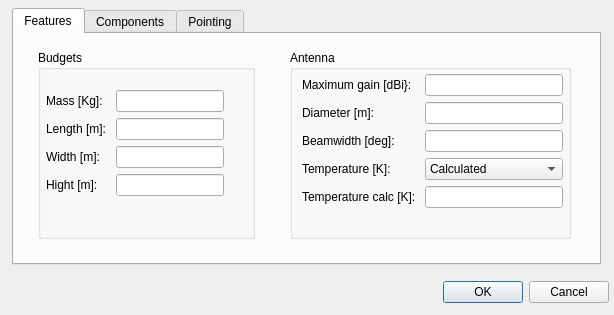
<?xml version="1.0" encoding="UTF-8"?>
<ui version="4.0">
 <class>commsPayloadDialog</class>
 <widget class="QDialog" name="commsPayloadDialog">
  <property name="geometry">
   <rect>
    <x>0</x>
    <y>0</y>
    <width>614</width>
    <height>315</height>
   </rect>
  </property>
  <property name="minimumSize">
   <size>
    <width>614</width>
    <height>315</height>
   </size>
  </property>
  <property name="maximumSize">
   <size>
    <width>614</width>
    <height>315</height>
   </size>
  </property>
  <property name="windowTitle">
   <string>Communications Payload</string>
  </property>
  <property name="windowIcon">
   <iconset resource="../../iconary/sta-icons.qrc">
    <normaloff>:/icons/ParticipantCOMMUNICATIONS.png</normaloff>:/icons/ParticipantCOMMUNICATIONS.png</iconset>
  </property>
  <widget class="QDialogButtonBox" name="buttonBox">
   <property name="geometry">
    <rect>
     <x>268</x>
     <y>276</y>
     <width>341</width>
     <height>32</height>
    </rect>
   </property>
   <property name="orientation">
    <enum>Qt::Horizontal</enum>
   </property>
   <property name="standardButtons">
    <set>QDialogButtonBox::Cancel|QDialogButtonBox::Ok</set>
   </property>
  </widget>
  <widget class="QTabWidget" name="tabWidget">
   <property name="geometry">
    <rect>
     <x>12</x>
     <y>8</y>
     <width>589</width>
     <height>257</height>
    </rect>
   </property>
   <property name="currentIndex">
    <number>0</number>
   </property>
   <widget class="QWidget" name="Features">
    <attribute name="title">
     <string>Features</string>
    </attribute>
    <widget class="QGroupBox" name="groupBox_3">
     <property name="geometry">
      <rect>
       <x>24</x>
       <y>16</y>
       <width>217</width>
       <height>189</height>
      </rect>
     </property>
     <property name="title">
      <string>Budgets</string>
     </property>
     <widget class="QWidget" name="formLayoutWidget">
      <property name="geometry">
       <rect>
        <x>8</x>
        <y>40</y>
        <width>201</width>
        <height>129</height>
       </rect>
      </property>
      <layout class="QFormLayout" name="formLayout">
       <property name="fieldGrowthPolicy">
        <enum>QFormLayout::FieldsStayAtSizeHint</enum>
       </property>
       <item row="0" column="0">
        <widget class="QLabel" name="label_2">
         <property name="text">
          <string>Mass [Kg]: </string>
         </property>
        </widget>
       </item>
       <item row="0" column="1">
        <widget class="QLineEdit" name="lineEdit"/>
       </item>
       <item row="1" column="0">
        <widget class="QLabel" name="label_3">
         <property name="text">
          <string>Length [m]: </string>
         </property>
        </widget>
       </item>
       <item row="1" column="1">
        <widget class="QLineEdit" name="lineEdit_2"/>
       </item>
       <item row="2" column="0">
        <widget class="QLabel" name="label_4">
         <property name="text">
          <string>Width [m]: </string>
         </property>
        </widget>
       </item>
       <item row="2" column="1">
        <widget class="QLineEdit" name="lineEdit_3"/>
       </item>
       <item row="3" column="0">
        <widget class="QLabel" name="label_5">
         <property name="text">
          <string>Hight [m]: </string>
         </property>
        </widget>
       </item>
       <item row="3" column="1">
        <widget class="QLineEdit" name="lineEdit_4"/>
       </item>
      </layout>
     </widget>
    </widget>
    <widget class="QGroupBox" name="groupBox_4">
     <property name="geometry">
      <rect>
       <x>276</x>
       <y>16</y>
       <width>281</width>
       <height>189</height>
      </rect>
     </property>
     <property name="title">
      <string>Antenna</string>
     </property>
     <widget class="QWidget" name="formLayoutWidget_4">
      <property name="geometry">
       <rect>
        <x>12</x>
        <y>24</y>
        <width>261</width>
        <height>157</height>
       </rect>
      </property>
      <layout class="QFormLayout" name="formLayout_4">
       <item row="0" column="0">
        <widget class="QLabel" name="label_14">
         <property name="text">
          <string>Maximum gain [dBi}: </string>
         </property>
        </widget>
       </item>
       <item row="1" column="0">
        <widget class="QLabel" name="label_15">
         <property name="text">
          <string>Diameter [m]: </string>
         </property>
        </widget>
       </item>
       <item row="2" column="0">
        <widget class="QLabel" name="label_16">
         <property name="text">
          <string>Beamwidth [deg]: </string>
         </property>
        </widget>
       </item>
       <item row="0" column="1">
        <widget class="QLineEdit" name="lineEdit_12"/>
       </item>
       <item row="1" column="1">
        <widget class="QLineEdit" name="lineEdit_13"/>
       </item>
       <item row="2" column="1">
        <widget class="QLineEdit" name="lineEdit_14"/>
       </item>
       <item row="3" column="0">
        <widget class="QLabel" name="label_18">
         <property name="text">
          <string>Temperature [K]:</string>
         </property>
        </widget>
       </item>
       <item row="3" column="1">
        <widget class="QComboBox" name="comboBox">
         <item>
          <property name="text">
           <string>Calculated</string>
          </property>
         </item>
         <item>
          <property name="text">
           <string>Constant</string>
          </property>
         </item>
        </widget>
       </item>
       <item row="4" column="0">
        <widget class="QLabel" name="label_20">
         <property name="text">
          <string>Temperature calc [K]: </string>
         </property>
        </widget>
       </item>
       <item row="4" column="1">
        <widget class="QLineEdit" name="lineEdit_16"/>
       </item>
      </layout>
     </widget>
    </widget>
   </widget>
   <widget class="QWidget" name="Components">
    <attribute name="title">
     <string>Components</string>
    </attribute>
    <widget class="QGroupBox" name="groupBox">
     <property name="geometry">
      <rect>
       <x>8</x>
       <y>-4</y>
       <width>277</width>
       <height>221</height>
      </rect>
     </property>
     <property name="title">
      <string>Transmitter</string>
     </property>
     <widget class="QWidget" name="formLayoutWidget_2">
      <property name="geometry">
       <rect>
        <x>12</x>
        <y>27</y>
        <width>257</width>
        <height>182</height>
       </rect>
      </property>
      <layout class="QFormLayout" name="formLayout_2">
       <item row="1" column="0">
        <widget class="QLabel" name="label_7">
         <property name="text">
          <string>Feeder loss [dB]: </string>
         </property>
        </widget>
       </item>
       <item row="2" column="0">
        <widget class="QLabel" name="label_8">
         <property name="text">
          <string>Depointing loss [dB}: </string>
         </property>
        </widget>
       </item>
       <item row="3" column="0">
        <widget class="QLabel" name="label_9">
         <property name="text">
          <string>Modulation [-]: </string>
         </property>
        </widget>
       </item>
       <item row="4" column="0">
        <widget class="QLabel" name="label_10">
         <property name="text">
          <string>Data rate [Mbps]: </string>
         </property>
        </widget>
       </item>
       <item row="0" column="1">
        <widget class="QLineEdit" name="lineEdit_5"/>
       </item>
       <item row="1" column="1">
        <widget class="QLineEdit" name="lineEdit_6"/>
       </item>
       <item row="2" column="1">
        <widget class="QLineEdit" name="lineEdit_7"/>
       </item>
       <item row="4" column="1">
        <widget class="QLineEdit" name="lineEdit_8"/>
       </item>
       <item row="3" column="1">
        <widget class="QComboBox" name="TypeModComboBox">
         <item>
          <property name="text">
           <string>BPSK</string>
          </property>
         </item>
         <item>
          <property name="text">
           <string>DE-BPSK</string>
          </property>
         </item>
         <item>
          <property name="text">
           <string>D-BPSK</string>
          </property>
         </item>
         <item>
          <property name="text">
           <string>QPSK</string>
          </property>
         </item>
         <item>
          <property name="text">
           <string>DE-QPSK</string>
          </property>
         </item>
         <item>
          <property name="text">
           <string>D-QPSK</string>
          </property>
         </item>
         <item>
          <property name="text">
           <string>OQPSK</string>
          </property>
         </item>
         <item>
          <property name="text">
           <string>MSK</string>
          </property>
         </item>
        </widget>
       </item>
       <item row="5" column="0">
        <widget class="QLabel" name="label_6">
         <property name="text">
          <string>Power [W]: </string>
         </property>
        </widget>
       </item>
       <item row="0" column="0">
        <widget class="QLabel" name="label_19">
         <property name="text">
          <string>Temperature [K]: </string>
         </property>
        </widget>
       </item>
       <item row="5" column="1">
        <widget class="QLineEdit" name="lineEdit_17"/>
       </item>
      </layout>
     </widget>
    </widget>
    <widget class="QGroupBox" name="groupBox_2">
     <property name="geometry">
      <rect>
       <x>296</x>
       <y>-4</y>
       <width>277</width>
       <height>221</height>
      </rect>
     </property>
     <property name="title">
      <string>Receiver</string>
     </property>
     <widget class="QWidget" name="formLayoutWidget_3">
      <property name="geometry">
       <rect>
        <x>8</x>
        <y>24</y>
        <width>253</width>
        <height>185</height>
       </rect>
      </property>
      <layout class="QFormLayout" name="formLayout_3">
       <item row="1" column="0">
        <widget class="QLabel" name="label_11">
         <property name="text">
          <string>Feeder loss [dB]: </string>
         </property>
        </widget>
       </item>
       <item row="2" column="0">
        <widget class="QLabel" name="label_12">
         <property name="text">
          <string>Depointing loss [dB}: </string>
         </property>
        </widget>
       </item>
       <item row="0" column="0">
        <widget class="QLabel" name="label_13">
         <property name="text">
          <string>Temperature [K]: </string>
         </property>
        </widget>
       </item>
       <item row="0" column="1">
        <widget class="QLineEdit" name="lineEdit_9"/>
       </item>
       <item row="1" column="1">
        <widget class="QLineEdit" name="lineEdit_10"/>
       </item>
       <item row="2" column="1">
        <widget class="QLineEdit" name="lineEdit_11"/>
       </item>
       <item row="3" column="1">
        <widget class="QLineEdit" name="lineEdit_15"/>
       </item>
       <item row="3" column="0">
        <widget class="QLabel" name="label_17">
         <property name="text">
          <string>Noise [dB}: </string>
         </property>
        </widget>
       </item>
      </layout>
     </widget>
    </widget>
   </widget>
   <widget class="QWidget" name="Pointing">
    <attribute name="title">
     <string>Pointing</string>
    </attribute>
    <widget class="QWidget" name="formLayoutWidget_5">
     <property name="geometry">
      <rect>
       <x>132</x>
       <y>24</y>
       <width>303</width>
       <height>185</height>
      </rect>
     </property>
     <layout class="QFormLayout" name="formLayout_5">
      <item row="0" column="0">
       <widget class="QLabel" name="label">
        <property name="text">
         <string>Azimuth [deg]: </string>
        </property>
       </widget>
      </item>
      <item row="0" column="1">
       <widget class="QLineEdit" name="lineEdit_18"/>
      </item>
      <item row="1" column="0">
       <widget class="QLabel" name="label_21">
        <property name="text">
         <string>Elevation [deg]: </string>
        </property>
       </widget>
      </item>
      <item row="1" column="1">
       <widget class="QLineEdit" name="lineEdit_19"/>
      </item>
      <item row="2" column="0">
       <widget class="QLabel" name="label_22">
        <property name="text">
         <string>Shape :</string>
        </property>
       </widget>
      </item>
      <item row="2" column="1">
       <widget class="QComboBox" name="ConeShapeComboBox_2">
        <property name="maximumSize">
         <size>
          <width>120</width>
          <height>30</height>
         </size>
        </property>
        <item>
         <property name="text">
          <string>Circular</string>
         </property>
        </item>
        <item>
         <property name="text">
          <string>Oval</string>
         </property>
        </item>
        <item>
         <property name="text">
          <string>Rectangular</string>
         </property>
        </item>
        <item>
         <property name="text">
          <string>SAR</string>
         </property>
        </item>
       </widget>
      </item>
      <item row="3" column="0">
       <widget class="QLabel" name="VerAngleLabel_2">
        <property name="text">
         <string>Vertical Half Angle [deg]: </string>
        </property>
       </widget>
      </item>
      <item row="3" column="1">
       <widget class="QLineEdit" name="VertAngleLineEdit_2">
        <property name="maximumSize">
         <size>
          <width>100</width>
          <height>26</height>
         </size>
        </property>
       </widget>
      </item>
      <item row="4" column="0">
       <widget class="QLabel" name="HorAngleLabel_2">
        <property name="text">
         <string>Horizontal Half Angle [deg]: </string>
        </property>
       </widget>
      </item>
      <item row="4" column="1">
       <widget class="QLineEdit" name="HorAngleLineEdit_2">
        <property name="maximumSize">
         <size>
          <width>100</width>
          <height>26</height>
         </size>
        </property>
       </widget>
      </item>
      <item row="5" column="0">
       <widget class="QLabel" name="ConeAngleLabel">
        <property name="text">
         <string>Cone Angle [deg]: </string>
        </property>
       </widget>
      </item>
      <item row="5" column="1">
       <widget class="QLineEdit" name="ConeAngleLineEdit">
        <property name="maximumSize">
         <size>
          <width>100</width>
          <height>26</height>
         </size>
        </property>
        <property name="text">
         <string/>
        </property>
       </widget>
      </item>
     </layout>
    </widget>
   </widget>
  </widget>
 </widget>
 <tabstops>
  <tabstop>lineEdit</tabstop>
  <tabstop>lineEdit_2</tabstop>
  <tabstop>lineEdit_3</tabstop>
  <tabstop>lineEdit_4</tabstop>
  <tabstop>lineEdit_12</tabstop>
  <tabstop>lineEdit_13</tabstop>
  <tabstop>lineEdit_14</tabstop>
  <tabstop>comboBox</tabstop>
  <tabstop>lineEdit_16</tabstop>
  <tabstop>lineEdit_5</tabstop>
  <tabstop>lineEdit_6</tabstop>
  <tabstop>lineEdit_7</tabstop>
  <tabstop>TypeModComboBox</tabstop>
  <tabstop>lineEdit_8</tabstop>
  <tabstop>lineEdit_17</tabstop>
  <tabstop>lineEdit_9</tabstop>
  <tabstop>lineEdit_10</tabstop>
  <tabstop>lineEdit_11</tabstop>
  <tabstop>lineEdit_15</tabstop>
  <tabstop>lineEdit_18</tabstop>
  <tabstop>lineEdit_19</tabstop>
  <tabstop>ConeShapeComboBox_2</tabstop>
  <tabstop>VertAngleLineEdit_2</tabstop>
  <tabstop>HorAngleLineEdit_2</tabstop>
  <tabstop>ConeAngleLineEdit</tabstop>
  <tabstop>tabWidget</tabstop>
  <tabstop>buttonBox</tabstop>
 </tabstops>
 <resources>
  <include location="../../iconary/sta-icons.qrc"/>
 </resources>
 <connections>
  <connection>
   <sender>buttonBox</sender>
   <signal>accepted()</signal>
   <receiver>commsPayloadDialog</receiver>
   <slot>accept()</slot>
   <hints>
    <hint type="sourcelabel">
     <x>486</x>
     <y>290</y>
    </hint>
    <hint type="destinationlabel">
     <x>157</x>
     <y>274</y>
    </hint>
   </hints>
  </connection>
  <connection>
   <sender>buttonBox</sender>
   <signal>rejected()</signal>
   <receiver>commsPayloadDialog</receiver>
   <slot>reject()</slot>
   <hints>
    <hint type="sourcelabel">
     <x>554</x>
     <y>296</y>
    </hint>
    <hint type="destinationlabel">
     <x>286</x>
     <y>274</y>
    </hint>
   </hints>
  </connection>
 </connections>
</ui>
